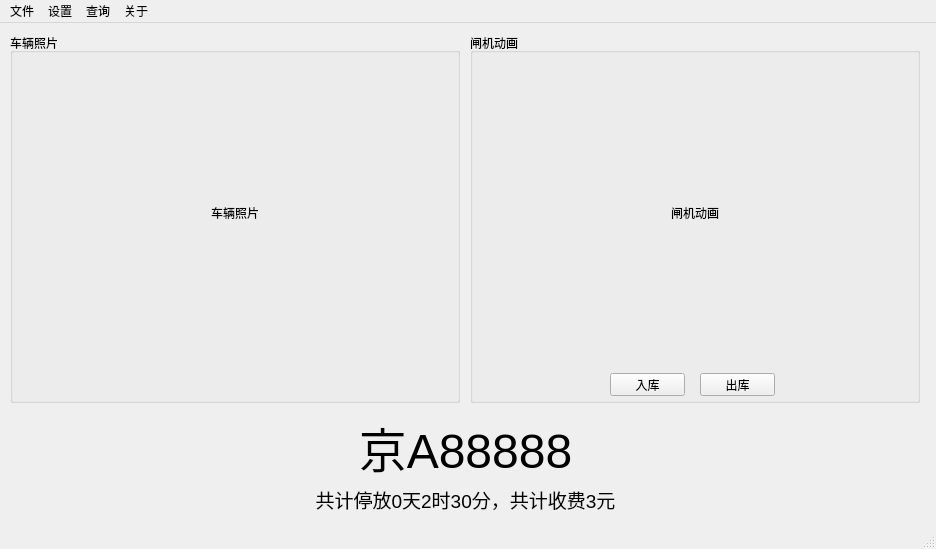
<?xml version="1.0" encoding="UTF-8"?>
<ui version="4.0">
 <class>MainWindow</class>
 <widget class="QMainWindow" name="MainWindow">
  <property name="geometry">
   <rect>
    <x>0</x>
    <y>0</y>
    <width>936</width>
    <height>549</height>
   </rect>
  </property>
  <property name="windowTitle">
   <string>停车场收费系统</string>
  </property>
  <widget class="QWidget" name="centralwidget">
   <widget class="QLabel" name="labelLicensePlateNumber">
    <property name="geometry">
     <rect>
      <x>290</x>
      <y>390</y>
      <width>351</width>
      <height>67</height>
     </rect>
    </property>
    <property name="font">
     <font>
      <family>Microsoft YaHei UI</family>
      <pointsize>36</pointsize>
      <weight>50</weight>
      <bold>false</bold>
     </font>
    </property>
    <property name="frameShadow">
     <enum>QFrame::Plain</enum>
    </property>
    <property name="midLineWidth">
     <number>6</number>
    </property>
    <property name="text">
     <string>京A88888</string>
    </property>
    <property name="textFormat">
     <enum>Qt::AutoText</enum>
    </property>
    <property name="alignment">
     <set>Qt::AlignCenter</set>
    </property>
   </widget>
   <widget class="QGroupBox" name="groupBoxCarPhoto">
    <property name="geometry">
     <rect>
      <x>10</x>
      <y>10</y>
      <width>450</width>
      <height>370</height>
     </rect>
    </property>
    <property name="title">
     <string>车辆照片</string>
    </property>
    <widget class="QLabel" name="labelCarPhote">
     <property name="geometry">
      <rect>
       <x>25</x>
       <y>30</y>
       <width>400</width>
       <height>300</height>
      </rect>
     </property>
     <property name="text">
      <string>车辆照片</string>
     </property>
     <property name="alignment">
      <set>Qt::AlignCenter</set>
     </property>
    </widget>
   </widget>
   <widget class="QGroupBox" name="groupBoxGateAnimation">
    <property name="geometry">
     <rect>
      <x>470</x>
      <y>10</y>
      <width>450</width>
      <height>370</height>
     </rect>
    </property>
    <property name="title">
     <string>闸机动画</string>
    </property>
    <widget class="QLabel" name="labelGateAnimation">
     <property name="geometry">
      <rect>
       <x>25</x>
       <y>30</y>
       <width>400</width>
       <height>300</height>
      </rect>
     </property>
     <property name="text">
      <string>闸机动画</string>
     </property>
     <property name="alignment">
      <set>Qt::AlignCenter</set>
     </property>
    </widget>
    <widget class="QPushButton" name="pushButtonEnter">
     <property name="geometry">
      <rect>
       <x>140</x>
       <y>340</y>
       <width>75</width>
       <height>23</height>
      </rect>
     </property>
     <property name="text">
      <string>入库</string>
     </property>
    </widget>
    <widget class="QPushButton" name="pushButtonLeave">
     <property name="geometry">
      <rect>
       <x>230</x>
       <y>340</y>
       <width>75</width>
       <height>23</height>
      </rect>
     </property>
     <property name="text">
      <string>出库</string>
     </property>
    </widget>
   </widget>
   <widget class="QLabel" name="labelMessage">
    <property name="geometry">
     <rect>
      <x>230</x>
      <y>460</y>
      <width>471</width>
      <height>33</height>
     </rect>
    </property>
    <property name="font">
     <font>
      <family>Microsoft YaHei UI</family>
      <pointsize>14</pointsize>
     </font>
    </property>
    <property name="text">
     <string>共计停放0天2时30分，共计收费3元</string>
    </property>
    <property name="alignment">
     <set>Qt::AlignCenter</set>
    </property>
   </widget>
  </widget>
  <widget class="QMenuBar" name="menubar">
   <property name="geometry">
    <rect>
     <x>0</x>
     <y>0</y>
     <width>936</width>
     <height>23</height>
    </rect>
   </property>
   <widget class="QMenu" name="menuAbout">
    <property name="title">
     <string>关于</string>
    </property>
   </widget>
   <widget class="QMenu" name="menuFile">
    <property name="title">
     <string>文件</string>
    </property>
    <addaction name="actionSimulateEnter"/>
    <addaction name="actionSimulateLeave"/>
    <addaction name="separator"/>
    <addaction name="actionQuit"/>
   </widget>
   <widget class="QMenu" name="menuSetting">
    <property name="title">
     <string>设置</string>
    </property>
    <addaction name="actionChangeStandard"/>
    <addaction name="actionAutoBarrierControl"/>
   </widget>
   <widget class="QMenu" name="menuQuery">
    <property name="title">
     <string>查询</string>
    </property>
    <addaction name="actionQueryStatistics"/>
   </widget>
   <addaction name="menuFile"/>
   <addaction name="menuSetting"/>
   <addaction name="menuQuery"/>
   <addaction name="menuAbout"/>
  </widget>
  <widget class="QStatusBar" name="statusbar"/>
  <action name="actionQuit">
   <property name="text">
    <string>退出</string>
   </property>
  </action>
  <action name="actionChangeStandard">
   <property name="text">
    <string>收费标准</string>
   </property>
   <property name="priority">
    <enum>QAction::NormalPriority</enum>
   </property>
  </action>
  <action name="actionAutoBarrierControl">
   <property name="checkable">
    <bool>true</bool>
   </property>
   <property name="checked">
    <bool>true</bool>
   </property>
   <property name="text">
    <string>自动开闸</string>
   </property>
  </action>
  <action name="actionQueryStatistics">
   <property name="text">
    <string>查询统计</string>
   </property>
  </action>
  <action name="actionPrint">
   <property name="text">
    <string>打印</string>
   </property>
  </action>
  <action name="actionSave">
   <property name="text">
    <string>保存</string>
   </property>
  </action>
  <action name="actionSimulateEnter">
   <property name="text">
    <string>模拟进入</string>
   </property>
  </action>
  <action name="actionSimulateLeave">
   <property name="text">
    <string>模拟离开</string>
   </property>
  </action>
 </widget>
 <resources/>
 <connections/>
</ui>
